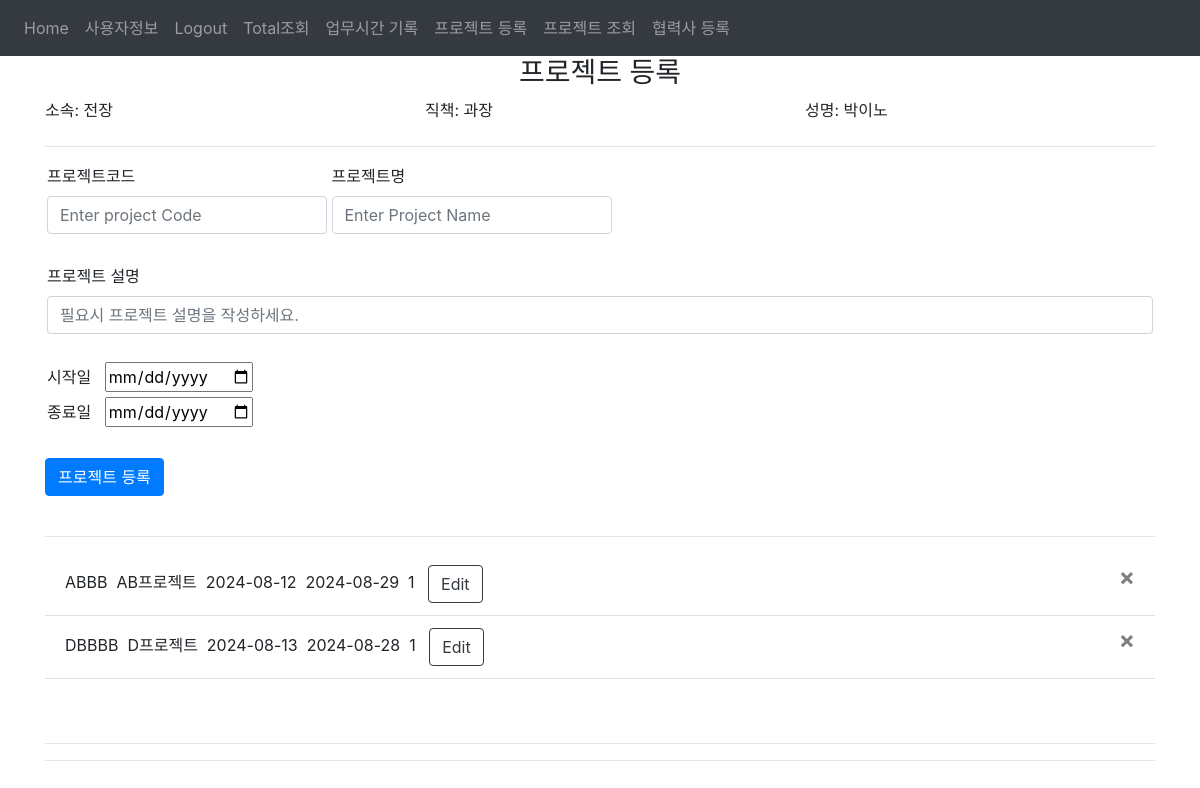
Before: /project_create (signed in) with the older database file.
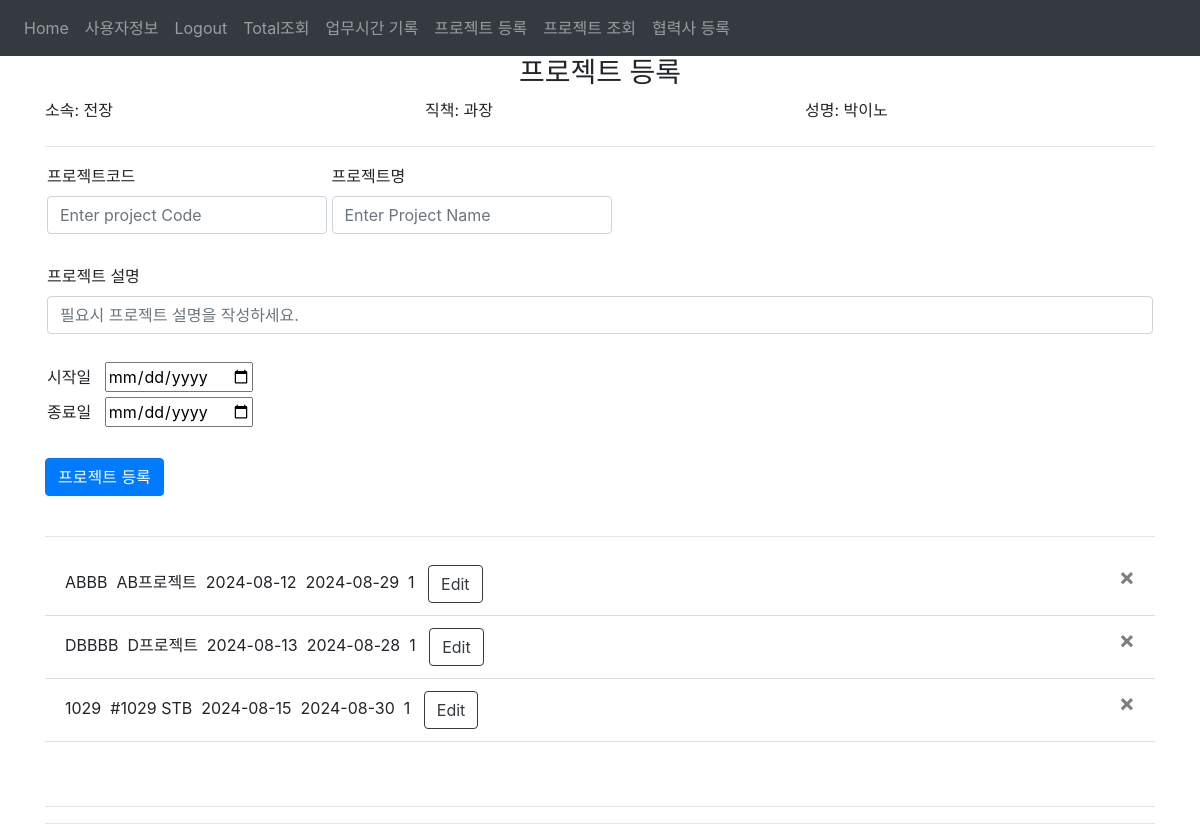
After: the same page with the newer database file.
### website/models.py (models this page shows)
class Project(db.Model):                                              #새 프로젝트를 생성한다.(관리자) 1번
    pid = db.Column(db.Integer, primary_key=True)                     #DB primary_key ID
    pcode = db.Column(db.String(50), unique=True, nullable=False)     #프로젝트 코드
    pname = db.Column(db.String(100), nullable=False)                 #프로젝트 이름
    startdate = db.Column(db.String(50))                              #시작일자
    enddate = db.Column(db.String(50))                                #종료일자
    pdesc = db.Column(db.String(100))                                 #프로젝트 설명
    date = db.Column(db.DateTime(timezone=True), default=func.now())  #등록일자 timestamp
    user_id = db.Column(db.Integer, db.ForeignKey('user.id'))         #외래키 연동

### website/views.py (the view, shortened to what this page needs)
@views.route('/project_create', methods=['GET', 'POST'])
@login_required
def project_create():
    today = date.today()
    all_data = db.session.query(Project).filter(Project.enddate > today).all()
    return render_template("projectcreate.html",all_data=all_data, user=current_user)

### website/__init__.py (called while the page is built)
def create_app():
    app.config['SECRET_KEY'] = 'hjshjhdjah kjshkjdhjs'
    app.config['SQLALCHEMY_DATABASE_URI'] = f'sqlite:///{DB_NAME}'
    db.init_app(app)
    from .views import views
    from .auth import auth
    app.register_blueprint(views, url_prefix='/')
    app.register_blueprint(auth, url_prefix='/')
    from .models import User
    with app.app_context():
        db.create_all()
    login_manager = LoginManager()
    login_manager.login_view = 'auth.login'
    login_manager.init_app(app)
    @login_manager.user_loader
    def load_user(id):
        return User.query.get(int(id))
    return app

### website/templates/projectcreate.html (shortened to what this page needs)
{% extends "base.html" %}
{% block content %}
    <form method="POST">
      <h3 align="center">프로젝트 등록</h3>
        <div class="row">
          <div class="col">
            <label for="userDepartmet">소속: {{user.udepartment}}</label>
          </div>
          <div class="col">
            <label for="userPosition">직책: {{user.uposition}}</label>
          </div>
          <div class="col">
            <label for="userName">성명: {{user.uname}}</label>
          </div>
        </div>
      <hr>
      <div class="parent">
        <div class="child">
          <label for="projCode">프로젝트코드</label>
          <input
            type="text"
            class="form-control"
            id="projCode"
            name="projCode"
            placeholder="Enter project Code"
          />
        </div>
        <div class="child">
          <label for="projName">프로젝트명</label>
          <input
            type="text"
            class="form-control"
            id="projName"
            name="projName"
            placeholder="Enter Project Name"
          />
        </div>
        <div>
          <label for="description">프로젝트 설명</label>
          <input
            type="text"
            class="form-control"
            id="pdesc"
            name="pdesc"
            placeholder="필요시 프로젝트 설명을 작성하세요."
          />
        </div>
      </div>
      <br>
      <div class="parent">
        <div class="child1">
        <label for="startDate">시작일&nbsp;&nbsp;</label>
        <input type="date" id="startDate" name="startDate" data-date-format="yymmdd">
        </div>
        <div class="child1">
        <label for="endDate">종료일&nbsp;&nbsp;</label>
        <input type="date" id="endDate" name="endDate" data-date-format="yymmdd">
        </div>
      </div>
      <br>
      <button type="submit" class="btn btn-primary">프로젝트 등록</button>
    </form>
    <br><hr>
    <ul class="list-group list-group-flush" id="projects">
      {% for data in all_data %}
      <li class="list-group-item">
        {{ data.pcode }}&nbsp;&nbsp;{{ data.pname}}&nbsp;&nbsp;{{ data.startdate}}&nbsp;&nbsp;{{ data.enddate }}&nbsp;&nbsp;{{data.user_id}}&nbsp;&nbsp;
        <button type="button" class="btn btn-outline-dark" onClick="project_edit({{ data.pid }})">Edit</button>
        <button type="button" class="close" onClick="project_delete({{ data.pid }})">
        <span aria-hidden="false">&times;</span>
        </button>
      </li>
      {% endfor %}
    </ul>
    <br><br><hr><hr>
  {% endblock %}

Changed rows visible on the page:
added Project: pcode "1029", pname "#1029 STB", startdate "2024-08-15", enddate "2024-08-30", user_id "1"
